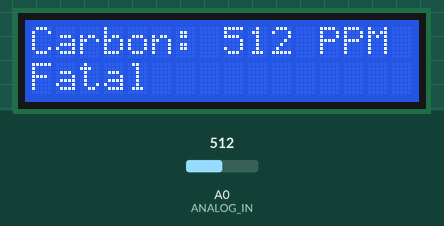
Bench run of a sketch on a simulated Arduino Uno, built with avr-gcc and run on an emulated ATmega328P. Shown: 16×2 character LCD. Inputs (shaded band) come from the test bench; at power-on: A0 (ANALOG_IN) = 512.

Above: at 1.7 s.
1.8 s: A0 (ANALOG_IN) set to 412
At 3.0 s:
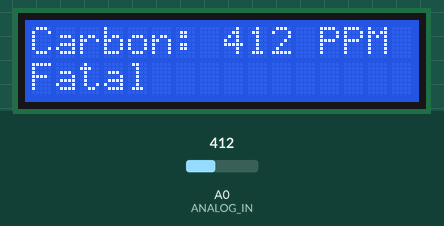
3.3 s: A0 (ANALOG_IN) set to 389
At 4.2 s:
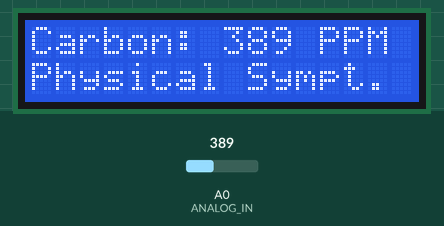
5.0 s: A0 (ANALOG_IN) set to 216
At 6.3 s:
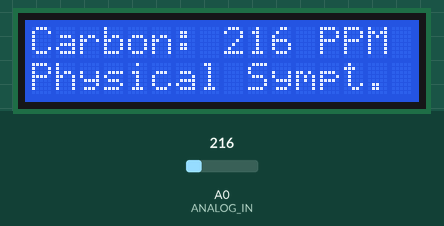
6.6 s: A0 (ANALOG_IN) set to 187
At 7.5 s:
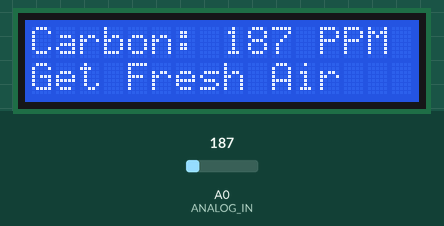
8.3 s: A0 (ANALOG_IN) set to 122
At 9.3 s:
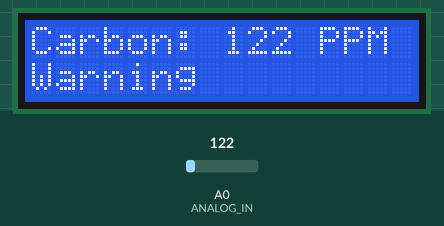
9.9 s: A0 (ANALOG_IN) set to 84
At 11.3 s:
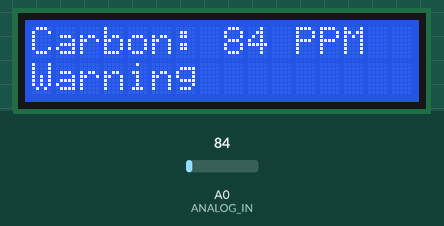
11.6 s: A0 (ANALOG_IN) set to 67
Timing chart, 0 to 14.2 s (numbered marks = the images above; inputs shaded):
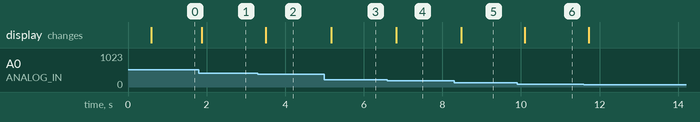

The sketch:

carbon-detector.ino
```cpp
/************************************************
 * Libaries
 ************************************************/
#include <MQ2.h>
#include <Wire.h>
#include <LiquidCrystal_I2C.h>

/************************************************
 * Macros
 ************************************************/
#define NLEN(x)  (sizeof(x) / sizeof((x)[0]))

/************************************************
 * Memory/Pin Constants
 ************************************************/
#define ANALOG_IN A0
#define REFRESH_RATE 300

/************************************************
 * Types
 ************************************************/
struct Levels {
  const char* status;
  const int max_co_value;
};

/************************************************
 * Declarations
 ************************************************/
LiquidCrystal_I2C lcd( 0x27, 16, 2 );
MQ2 mq2( ANALOG_IN );

const static Levels carbon_levels[] = {
  { "Healthy",            50 },
  { "Fatigue & Conc.",    75 },
  { "Warning",            150 },
  { "Get Fresh Air",      200 },
  { "Physical Sympt.",    400 },
  { "Fatal",              1600 }
};

/************************************************
 * Setup
 ************************************************/
void setup() {
  // Initialize the Serial connection
  Serial.begin( 9600 );

  // Setup the Liquid Crystal display
  lcd.begin();
  lcd.backlight();

  // Setup the MQ-2 gas sensor
  mq2.begin();
}


/************************************************
 * Driver
 ************************************************/
void loop() {
  // Clear the LCD display
  lcd.clear();
  int air_quality = analogRead( ANALOG_IN );

  lcd.setCursor( 0, 0 );

  // Carbon Monoixde
  lcd.print("Carbon: ");
  lcd.print( air_quality );
  lcd.print(" PPM");

  // Second line on the LCD
  lcd.setCursor( 0, 1 );

  // Determine air quality and suggestive actions
  if ( air_quality <= carbon_levels[0].max_co_value ) {
    lcd.print( carbon_levels[0].status );
  }
  else if ( air_quality > carbon_levels[0].max_co_value && air_quality <= carbon_levels[1].max_co_value ) {
    lcd.print( carbon_levels[1].status );
  }
  else if ( air_quality > carbon_levels[1].max_co_value && air_quality <= carbon_levels[2].max_co_value ) {
    lcd.print( carbon_levels[2].status );
  }
  else if ( air_quality > carbon_levels[2].max_co_value && air_quality <= carbon_levels[3].max_co_value ) {
    lcd.print( carbon_levels[3].status );
  }
  else if ( air_quality > carbon_levels[3].max_co_value && air_quality <= carbon_levels[4].max_co_value ) {
    lcd.print( carbon_levels[4].status );
  }
  else {
    lcd.print( carbon_levels[5].status );
  }

  delay( REFRESH_RATE );
}
```

Measured:
- the behaviour switches between 401 and 400 on A0 (ANALOG_IN) (found by bisection; images 1 and 2)
- the behaviour switches between 201 and 200 on A0 (ANALOG_IN) (found by bisection; images 3 and 4)
- after the input at 1.8 s, the display: changes after 0.08 s (image 1)
- after the input at 3.3 s, the display: changes after 0.21 s (image 2)
- after the input at 5.0 s, the display: changes after 0.17 s (image 3)
- after the input at 6.6 s, the display: changes after 0.23 s (image 4)
- after the input at 8.3 s, the display: changes after 0.18 s (image 5)
- after the input at 9.9 s, the display: changes after 0.20 s (image 6)
